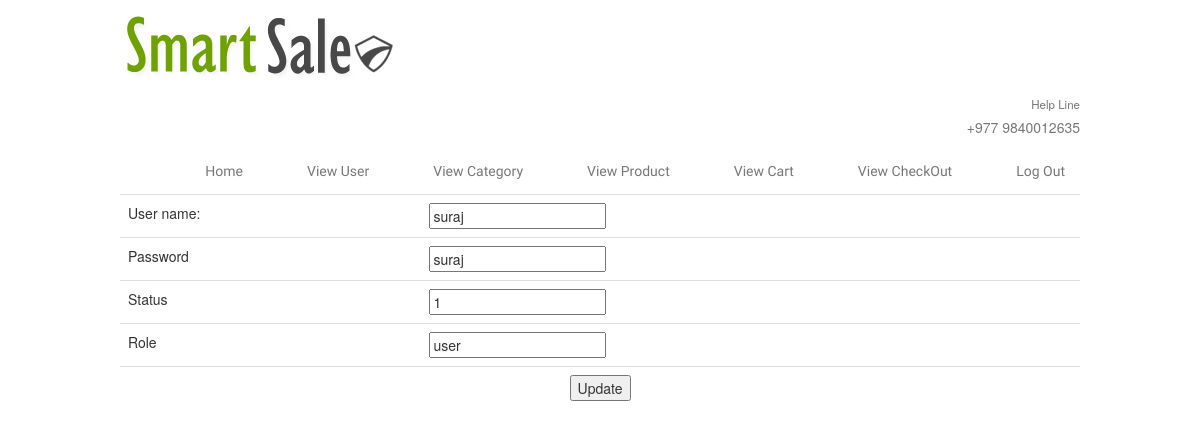
Page /admin_edituser.php?user_id=10 (signed in) on the committed database.
### tables this page shows
CREATE TABLE `user` (
  `user_id` int(11) NOT NULL,
  `username` varchar(255) NOT NULL,
  `password` varchar(255) NOT NULL,
  `status` varchar(255) NOT NULL,
  `role` varchar(255) NOT NULL
);

### admin_edituser.php (the view, shortened to what this page needs)
<?php
    include ('utilitis/config.php');
    $id = $_GET["user_id"];
    $selectsql =  "SELECT * FROM user WHERE user_id=$id";
    $result = mysqli_query($conn,$selectsql);
    $fetched_row = mysqli_fetch_array($result);
?>
<!DOCTYPE html>
<html>
<head>
<link href="css/bootstrap.min.css" rel="stylesheet">
</head>
<body>
<div class="table-responsive">
  <?php include_once( 'adminpanel.php'); ?>
  <form action = "" method = "POST" enctype="multipart/form-data">
     <table  class ="table" border="2">
     <tr>
          <td>User name: </td>
          <td> <input type="text" name="username" value="<?php echo $fetched_row['username']?>"></td>
     </tr>
      <tr>
          <td>Password</td>
          <td> <input type="text" name="password" value="<?php echo $fetched_row['password']?>"></td>
     </tr>
      <tr>
          <td>Status</td>
          <td> <input type="text" name="status" value="<?php echo $fetched_row['status']?>"></td>
     </tr>
     <tr>
          <td>Role</td>
          <td> <input type="text" name="role" value="<?php echo $fetched_row['role']?>"></td>
     </tr>
         <td colspan="2" align="center"> <input type="submit" name="submit" value="Update"></td>
     </table>
  </form>
</div>
</body>
</html>

### css/style.css (style rules this page uses)
html,body,div,span,applet,object,iframe,h1,h2,h3,h4,h5,h6,p,blockquote,pre,a,abbr,acronym,address,big,cite,code,del,dfn,em,img,ins,kbd,q,s,samp,small,strike,strong,sub,sup,tt,var,b,u,i,dl,dt,dd,ol,nav ul,nav li,fieldset,form,label,legend,table,caption,tbody,tfoot,thead,tr,th,td,article,aside,canvas,details,embed,figure,figcaption,footer,header,hgroup,menu,nav,output,ruby,section,summary,time,mark,audio,video { margin:0;padding:0;border:0;font-size:100%;font:inherit;vertical-align:baseline; }
table { border-collapse:collapse;border-spacing:0; }
body { font-family: Arial, Geneva,Helvetica, sans-serif; font-size: 100%; background:#ffffff; margin-top: 50px }

### rows in the picture
user: username "suraj", password "suraj", status "1", role "user"
